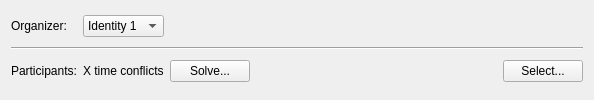
     <widget class="QWidget" name="mAttendeeTab">
      <attribute name="title">
       <string>Attendees</string>
      </attribute>
      <layout class="QGridLayout" name="gridLayout">
       <item row="0" column="0">
        <widget class="QLabel" name="label_3">
         <property name="text">
          <string>Organizer:</string>
         </property>
        </widget>
       </item>
       <item row="0" column="1">
        <widget class="QComboBox" name="mOrganizerCombo">
         <item>
          <property name="text">
           <string>Identity 1</string>
          </property>
         </item>
         <item>
          <property name="text">
           <string>Identity 2</string>
          </property>
         </item>
        </widget>
       </item>
       <item row="1" column="0" colspan="5">
        <widget class="Line" name="line_3">
         <property name="orientation">
          <enum>Qt::Horizontal</enum>
         </property>
        </widget>
       </item>
       <item row="3" column="0">
        <widget class="QLabel" name="label_5">
         <property name="text">
          <string>Participants:</string>
         </property>
        </widget>
       </item>
       <item row="3" column="1">
        <widget class="QLabel" name="mConflictsLabel">
         <property name="text">
          <string>X time conflicts</string>
         </property>
        </widget>
       </item>
       <item row="3" column="3">
        <spacer name="horizontalSpacer_5">
         <property name="orientation">
          <enum>Qt::Horizontal</enum>
         </property>
         <property name="sizeHint" stdset="0">
          <size>
           <width>241</width>
           <height>20</height>
          </size>
         </property>
        </spacer>
       </item>
       <item row="3" column="4">
        <widget class="QPushButton" name="mSelectButton">
         <property name="text">
          <string>Select...</string>
         </property>
        </widget>
       </item>
       <item row="3" column="2">
        <widget class="QPushButton" name="mSolveButton">
         <property name="text">
          <string>Solve...</string>
         </property>
        </widget>
       </item>
      </layout>
     </widget>
